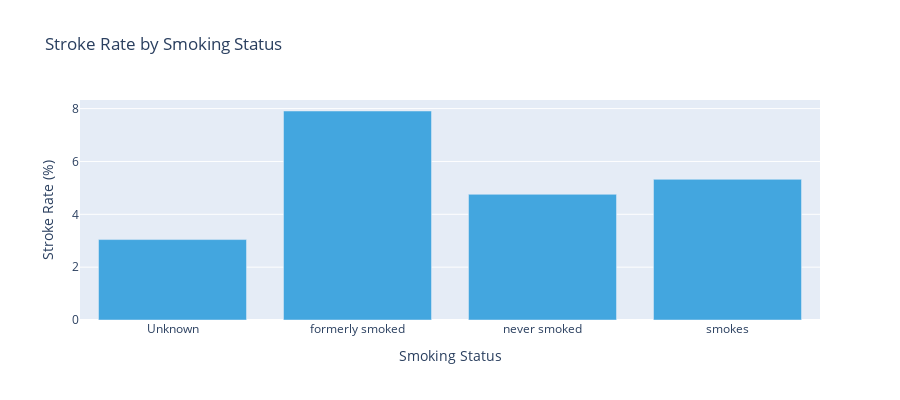

The cell this chart's notebook holds for it:
### Markdown cell above
### Reflection
The pivot table shows that stoke rate in patient with heart disease is significantly higer than that of no heart disease patients with 17.03% and 4.18 % respectively.

### Code cell
#Smoking and Storke
grp_smoke = df.groupby('Smoking?')['Stroke'].mean().reset_index()

# Convert stroke rate to percentage
grp_smoke['Stroke Rate (%)'] = grp_smoke['Stroke'] * 100

# Create bar chart
fig_smoke = px.bar(
    grp_smoke,
    x='Smoking?',
    y='Stroke Rate (%)',
    title='Stroke Rate by Smoking Status',
    labels={'Smoking?': 'Smoking Status', 'Stroke Rate (%)': 'Stroke Rate (%)'},
    color_discrete_sequence=["#43a6df"]
)

# Adjust layout
fig_smoke.update_layout(height=400)

# Display chart
fig_smoke.show()

### Figure 1 — Plotly figure (JSON) as saved in the notebook; plotly's stock layout.template omitted (floating-point values rounded to 4 significant figures)
{"data": [{"hovertemplate": "Smoking Status=%{x}<br>Stroke Rate (%)=%{y}<extra></extra>", "legendgroup": "", "marker": {"color": "#43a6df", "pattern": {"shape": ""}}, "name": "", "orientation": "v", "showlegend": false, "textposition": "auto", "type": "bar", "x": ["Unknown", "formerly smoked", "never smoked", "smokes"], "xaxis": "x", "y": [3.044, 7.91, 4.757, 5.323], "yaxis": "y"}], "layout": {"barmode": "relative", "height": 400, "legend": {"tracegroupgap": 0}, "title": {"text": "Stroke Rate by Smoking Status"}, "xaxis": {"anchor": "y", "domain": [0, 1], "title": {"text": "Smoking Status"}}, "yaxis": {"anchor": "x", "domain": [0, 1], "title": {"text": "Stroke Rate (%)"}}}}
